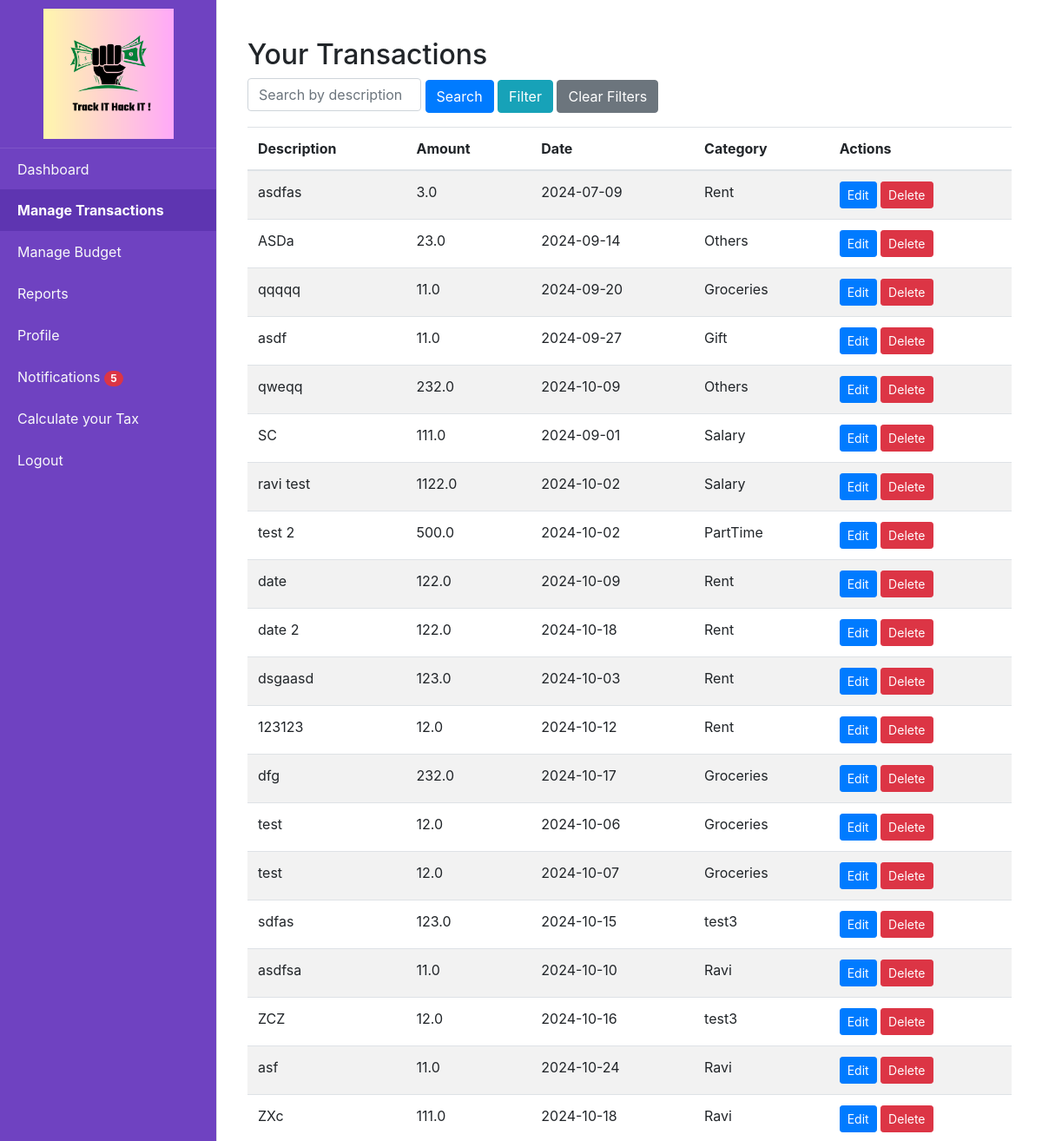
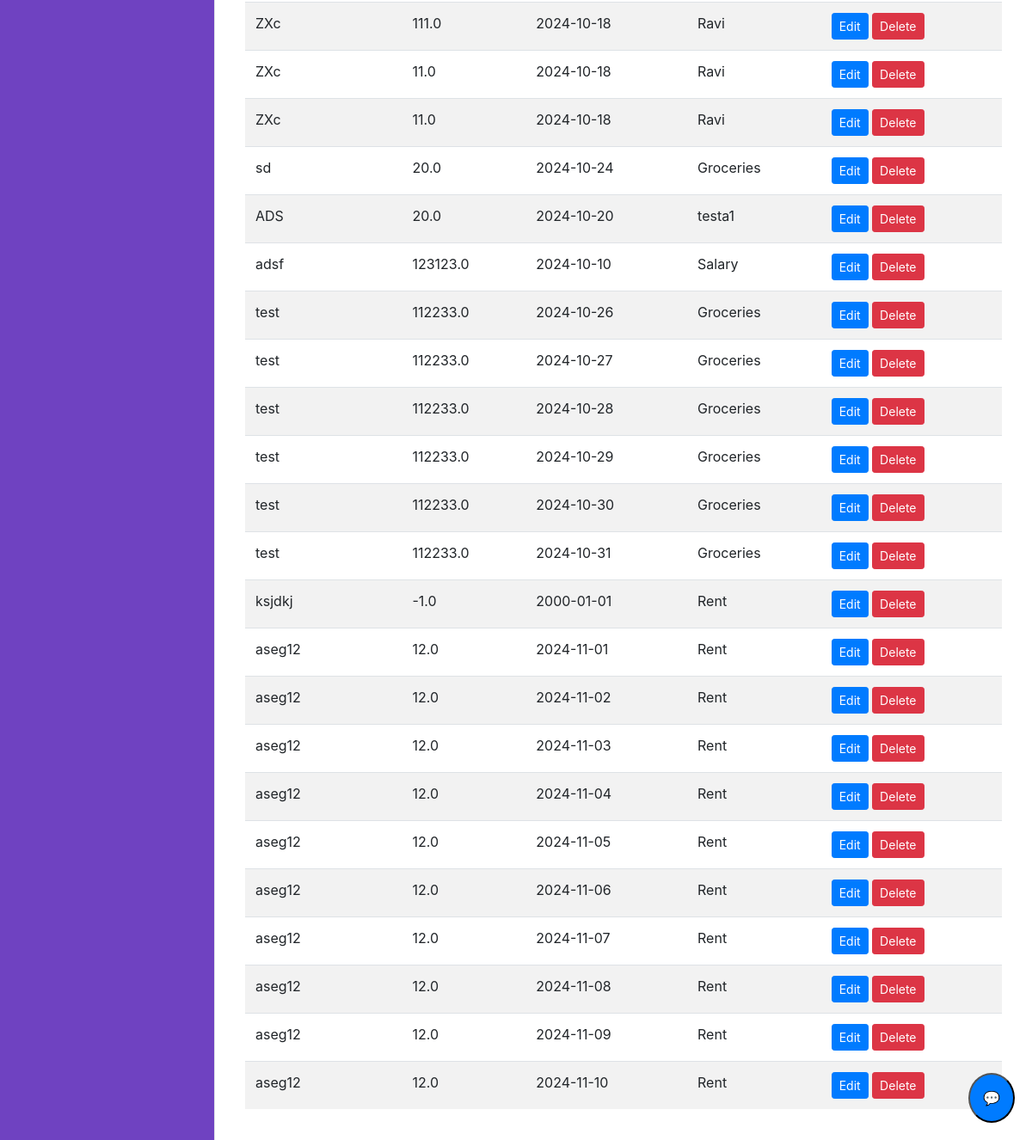
Screenshot of /view_expenses (signed in) with the database file from the repository (2 pictures, top to bottom).
### tables this page shows
CREATE TABLE expenses (id INTEGER PRIMARY KEY AUTOINCREMENT, user_id INTEGER, date TEXT, description TEXT, amount REAL, category_id TEXT, document TEXT, is_income INTEGER DEFAULT (0), FOREIGN KEY (category_id) REFERENCES category (id), FOREIGN KEY (user_id) REFERENCES users (id));

CREATE TABLE category (id INTEGER PRIMARY KEY AUTOINCREMENT, name TEXT NOT NULL, is_income INTEGER DEFAULT (0));

### app.py (the view, shortened to what this page needs)
@app.route('/view_expenses', methods=['GET', 'POST'])
@login_required
def view_expenses():
    search_description = request.args.get('search', '')
    category_v = request.args.get('category', '')
    start_date = request.args.get('start_date', '')
    end_date = request.args.get('end_date', '')
    amount_comparison = request.args.get('amount_comparison', '')
    amount_value = request.args.get('amount_value', '')
    sort_by=request.args.get('sort_by')
    query = '''
        SELECT e.id, e.date, e.description, e.amount, e.document, c.name AS category_name
        FROM expenses e
        JOIN category c ON e.category_id = c.id
        WHERE e.user_id = ?
    '''
    params = [current_user.id]
    categories = query_db('SELECT id, name, is_income FROM category')
    if search_description:
        query += ' AND e.description LIKE ?'
        params.append(f'%{search_description}%')
    if category_v:
        category_v =int(category_v)
        query += ' AND c.id = ?'
        params.append(int(category_v))
    if start_date:
        query += ' AND e.date >= ?'
        params.append(start_date)
    if end_date:
        query += ' AND e.date <= ?'
        params.append(end_date)
    expenses = query_db(query, params)
    return render_template(
        'view_expenses.html',
        expenses=expenses,
        search=search_description,
        category_v=category_v,
        start_date=start_date,
        end_date=end_date,
        amount_comparison=amount_comparison,
        amount_value=amount_value,
        categories =categories,
        sort_by=sort_by
    )

### app.py (called while the page is built)
@login_manager.user_loader
def load_user(user_id):
    return get_user_by_id(user_id)

@app.after_request
def after_request(response):
    response.headers["Cache-Control"] = "no-cache, no-store, must-revalidate"
    return response

@app.context_processor
def inject_unread_notifications():
    if current_user.is_authenticated:
        unread_count = query_db('''
            SELECT COUNT(*)
            FROM notifications
            WHERE user_id = ? AND is_read = 0
        ''', [current_user.id], one=True)
        return dict(unread_count=unread_count[0] if unread_count else 0)
    return dict(unread_count=0)

### database.py (called while the page is built)
def get_db():
    return sqlite3.connect(DATABASE)

def query_db(query, args=(), one=False):
    cur = get_db().execute(query, args)
    rv = cur.fetchall()
    cur.close()
    return (rv[0] if rv else None) if one else rv

def get_user_by_id(user_id):
    conn = sqlite3.connect(DATABASE)
    cursor = conn.cursor()
    cursor.execute('SELECT * FROM users WHERE id = ?', (user_id,))
    user = cursor.fetchone()
    conn.close()
    if user:
        return User(id=user[0], username=user[1], email=user[2], password=user[3])
    return None

### templates/view_expenses.html (shortened to what this page needs)
{% extends "home.html" %}
{% block content %}
<div class="container mt-4">
    <h2>Your Transactions</h2>
     <form action="{{ url_for('view_expenses') }}" method="GET" class="mb-3">
        <div class="form-row align-items-center">
            <div class="col-auto">
                <input type="text" class="form-control d-inline" id="search" name="search" placeholder="Search by description" value="{{ search }}" style="width: 200px;">
             <button  class="btn btn-primary" id="searchBtn">Search</button>
                <button type="button" class="btn btn-info" id="filterButton">Filter</button>
              <button  type="submit" onclick="clearFilters()" class="btn btn-secondary" id="clearBtn" >Clear Filters</button>
            </div>
        </div>
    </form>
    <table class="table table-striped">
        <thead>
            <tr>
                <th>Description</th>
                <th>Amount</th>
                <th>Date</th>
                <th>Category</th>
                <th>Actions</th>
            </tr>
        </thead>
        <tbody>
            {% for expense in expenses %}
            <tr>
                <td>{{ expense[2] }}</td>
                <td>{{ expense[3] }}</td>
                <td>{{ expense[1] }}</td>
                <td>{{ expense[5] }}</td>
                <td>
                    <a href="{{ url_for('edit_expense', expense_id=expense[0]) }}" class="btn btn-primary btn-sm">Edit</a>
                    <form action="{{ url_for('delete_expense', expense_id=expense[0]) }}" method="POST" style="display:inline-block;">
                        <button type="submit" class="btn btn-danger btn-sm" onclick="return confirm('Are you sure you want to delete this expense?');">Delete</button>
                    </form>
                </td>
            </tr>
            {% endfor %}
        </tbody>
    </table>
</div>
{% endblock %}

### rows the page displays
expenses: description "asdfas", amount "3.0", date "2024-07-09", name "Rent"
expenses: description "ASDa", amount "23.0", date "2024-09-14", name "Others"
expenses: description "qqqqq", amount "11.0", date "2024-09-20", name "Groceries"
expenses: description "asdf", amount "11.0", date "2024-09-27", name "Gift"
expenses: description "qweqq", amount "232.0", date "2024-10-09", name "Others"
expenses: description "SC", amount "111.0", date "2024-09-01", name "Salary"
expenses: description "ravi test", amount "1122.0", date "2024-10-02", name "Salary"
expenses: description "test 2", amount "500.0", date "2024-10-02", name "PartTime"
expenses: description "date", amount "122.0", date "2024-10-09", name "Rent"
expenses: description "date 2", amount "122.0", date "2024-10-18", name "Rent"
expenses: description "dsgaasd", amount "123.0", date "2024-10-03", name "Rent"
expenses: description "123123", amount "12.0", date "2024-10-12", name "Rent"
expenses: description "dfg", amount "232.0", date "2024-10-17", name "Groceries"
expenses: description "test", amount "12.0", date "2024-10-06", name "Groceries"
expenses: description "test", amount "12.0", date "2024-10-07", name "Groceries"
expenses: description "sdfas", amount "123.0", date "2024-10-15", name "test3"
expenses: description "asdfsa", amount "11.0", date "2024-10-10", name "Ravi"
expenses: description "ZCZ", amount "12.0", date "2024-10-16", name "test3"
expenses: description "asf", amount "11.0", date "2024-10-24", name "Ravi"
expenses: description "ZXc", amount "111.0", date "2024-10-18", name "Ravi"
expenses: description "ZXc", amount "111.0", date "2024-10-18", name "Ravi"
expenses: description "ZXc", amount "11.0", date "2024-10-18", name "Ravi"
expenses: description "ZXc", amount "11.0", date "2024-10-18", name "Ravi"
expenses: description "sd", amount "20.0", date "2024-10-24", name "Groceries"
expenses: description "ADS", amount "20.0", date "2024-10-20", name "testa1"
expenses: description "adsf", amount "123123.0", date "2024-10-10", name "Salary"
expenses: description "test", amount "112233.0", date "2024-10-26", name "Groceries"
expenses: description "test", amount "112233.0", date "2024-10-27", name "Groceries"
expenses: description "test", amount "112233.0", date "2024-10-28", name "Groceries"
expenses: description "test", amount "112233.0", date "2024-10-29", name "Groceries"
expenses: description "test", amount "112233.0", date "2024-10-30", name "Groceries"
expenses: description "test", amount "112233.0", date "2024-10-31", name "Groceries"
expenses: description "ksjdkj", amount "-1.0", date "2000-01-01", name "Rent"
expenses: description "aseg12", amount "12.0", date "2024-11-01", name "Rent"
expenses: description "aseg12", amount "12.0", date "2024-11-02", name "Rent"
expenses: description "aseg12", amount "12.0", date "2024-11-03", name "Rent"
expenses: description "aseg12", amount "12.0", date "2024-11-04", name "Rent"
expenses: description "aseg12", amount "12.0", date "2024-11-05", name "Rent"
expenses: description "aseg12", amount "12.0", date "2024-11-06", name "Rent"
expenses: description "aseg12", amount "12.0", date "2024-11-07", name "Rent"
expenses: description "aseg12", amount "12.0", date "2024-11-08", name "Rent"
expenses: description "aseg12", amount "12.0", date "2024-11-09", name "Rent"
expenses: description "aseg12", amount "12.0", date "2024-11-10", name "Rent"

### other values shown
{{ unread_count }} "5"
